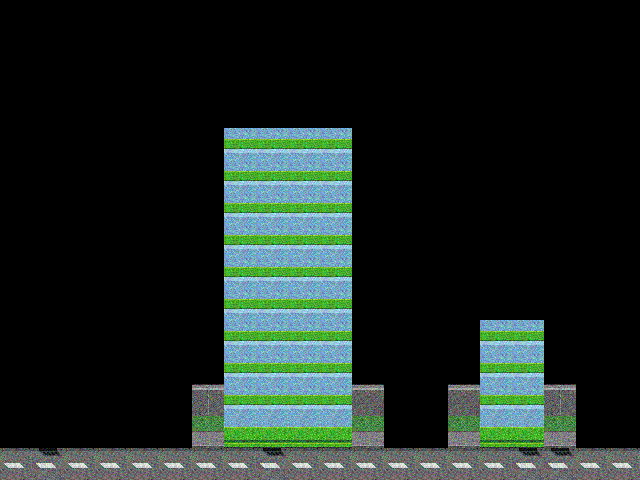

Rendered tile map (Tiled .tmx) drawn with the repository's tilesets; below, a short description and the map source with its tile grids summarised:
An orthogonal 20x15 tile map with 32x32 px tiles, 2 tile layers (background0, foreground), 1 hidden layer not drawn, 2 tilesets.

<map version="1.0" orientation="orthogonal" width="20" height="15" tilewidth="32" tileheight="32">
 <tileset firstgid="1" name="tiles32" tilewidth="32" tileheight="32">
  <image source="asset_dir/tiles32.png" width="256" height="256" />
 </tileset>
 <tileset firstgid="65" name="building" tilewidth="32" tileheight="32">
  <image source="asset_dir/building.png" width="256" height="256" />
 </tileset>
 <layer name="background0" width="20" height="15">
  <data>[300 cells, 40 non-empty, 5 distinct tile ids]</data>
 </layer>
 <layer name="foreground" width="20" height="15">
  <data>[300 cells, 48 non-empty, 2 distinct tile ids]</data>
 </layer>
 <layer name="set" width="20" height="15" visible="0">
  <data>[300 cells, 106 non-empty, 2 distinct tile ids]</data>
 </layer>
</map>